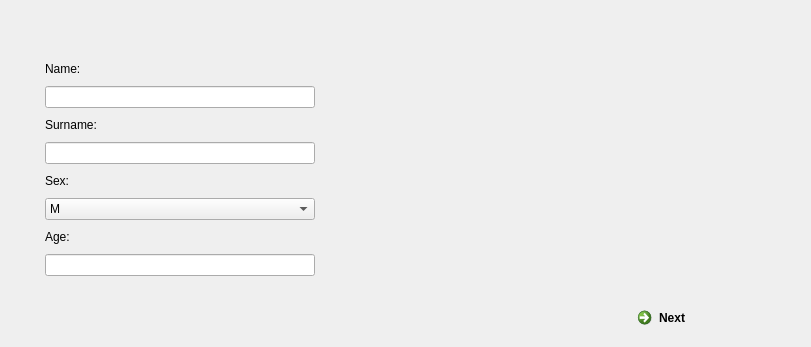
      <widget class="QWidget" name="reg_page1">
       <widget class="QWidget" name="horizontalWidget" native="true">
        <property name="geometry">
         <rect>
          <x>20</x>
          <y>30</y>
          <width>601</width>
          <height>281</height>
         </rect>
        </property>
        <property name="sizePolicy">
         <sizepolicy hsizetype="Fixed" vsizetype="Fixed">
          <horstretch>0</horstretch>
          <verstretch>0</verstretch>
         </sizepolicy>
        </property>
        <property name="minimumSize">
         <size>
          <width>600</width>
          <height>280</height>
         </size>
        </property>
        <layout class="QHBoxLayout" name="horizontalLayout_3">
         <property name="leftMargin">
          <number>0</number>
         </property>
         <property name="topMargin">
          <number>0</number>
         </property>
         <property name="rightMargin">
          <number>0</number>
         </property>
         <property name="bottomMargin">
          <number>0</number>
         </property>
         <item>
          <widget class="QWidget" name="nameInput" native="true">
           <property name="sizePolicy">
            <sizepolicy hsizetype="Fixed" vsizetype="Fixed">
             <horstretch>0</horstretch>
             <verstretch>0</verstretch>
            </sizepolicy>
           </property>
           <property name="minimumSize">
            <size>
             <width>320</width>
             <height>270</height>
            </size>
           </property>
           <layout class="QVBoxLayout" name="verticalLayout_3">
            <property name="spacing">
             <number>8</number>
            </property>
            <property name="leftMargin">
             <number>25</number>
            </property>
            <property name="topMargin">
             <number>25</number>
            </property>
            <property name="rightMargin">
             <number>25</number>
            </property>
            <property name="bottomMargin">
             <number>25</number>
            </property>
            <item>
             <widget class="QLabel" name="label">
              <property name="sizePolicy">
               <sizepolicy hsizetype="Preferred" vsizetype="Fixed">
                <horstretch>0</horstretch>
                <verstretch>0</verstretch>
               </sizepolicy>
              </property>
              <property name="text">
               <string>Name:</string>
              </property>
             </widget>
            </item>
            <item>
             <widget class="QLineEdit" name="name"/>
            </item>
            <item>
             <widget class="QLabel" name="label_2">
              <property name="sizePolicy">
               <sizepolicy hsizetype="Preferred" vsizetype="Fixed">
                <horstretch>0</horstretch>
                <verstretch>0</verstretch>
               </sizepolicy>
              </property>
              <property name="text">
               <string>Surname:</string>
              </property>
             </widget>
            </item>
            <item>
             <widget class="QLineEdit" name="surname"/>
            </item>
            <item>
             <widget class="QLabel" name="label_3">
              <property name="sizePolicy">
               <sizepolicy hsizetype="Preferred" vsizetype="Fixed">
                <horstretch>0</horstretch>
                <verstretch>0</verstretch>
               </sizepolicy>
              </property>
              <property name="text">
               <string>Sex:</string>
              </property>
             </widget>
            </item>
            <item>
             <widget class="QComboBox" name="sex">
              <item>
               <property name="text">
                <string>M</string>
               </property>
              </item>
              <item>
               <property name="text">
                <string>F</string>
               </property>
              </item>
             </widget>
            </item>
            <item>
             <widget class="QLabel" name="label_4">
              <property name="sizePolicy">
               <sizepolicy hsizetype="Preferred" vsizetype="Fixed">
                <horstretch>0</horstretch>
                <verstretch>0</verstretch>
               </sizepolicy>
              </property>
              <property name="text">
               <string>Age:</string>
              </property>
             </widget>
            </item>
            <item>
             <widget class="QLineEdit" name="age"/>
            </item>
           </layout>
          </widget>
         </item>
         <item>
          <spacer name="horizontalSpacer">
           <property name="orientation">
            <enum>Qt::Horizontal</enum>
           </property>
           <property name="sizeHint" stdset="0">
            <size>
             <width>40</width>
             <height>20</height>
            </size>
           </property>
          </spacer>
         </item>
        </layout>
       </widget>
       <widget class="QCommandLinkButton" name="next1">
        <property name="geometry">
         <rect>
          <x>630</x>
          <y>300</y>
          <width>172</width>
          <height>38</height>
         </rect>
        </property>
        <property name="sizePolicy">
         <sizepolicy hsizetype="Fixed" vsizetype="Preferred">
          <horstretch>0</horstretch>
          <verstretch>0</verstretch>
         </sizepolicy>
        </property>
        <property name="minimumSize">
         <size>
          <width>20</width>
          <height>0</height>
         </size>
        </property>
        <property name="text">
         <string>Next</string>
        </property>
       </widget>
      </widget>
